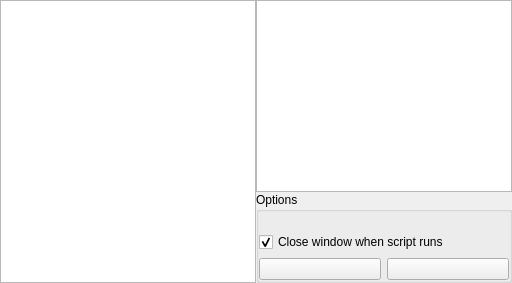
        <widget class="QWidget" name="page_Scripts">
         <layout class="QHBoxLayout" name="horizontalLayout_7">
          <property name="spacing">
           <number>0</number>
          </property>
          <property name="leftMargin">
           <number>0</number>
          </property>
          <property name="topMargin">
           <number>0</number>
          </property>
          <property name="rightMargin">
           <number>0</number>
          </property>
          <property name="bottomMargin">
           <number>0</number>
          </property>
          <item>
           <widget class="QListWidget" name="scriptListWidget">
            <property name="minimumSize">
             <size>
              <width>190</width>
              <height>0</height>
             </size>
            </property>
            <property name="focusPolicy">
             <enum>Qt::NoFocus</enum>
            </property>
            <property name="horizontalScrollBarPolicy">
             <enum>Qt::ScrollBarAlwaysOff</enum>
            </property>
           </widget>
          </item>
          <item>
           <layout class="QVBoxLayout" name="verticalLayout_8">
            <item>
             <widget class="QTextBrowser" name="scriptInfoBrowser"/>
            </item>
            <item>
             <widget class="QGroupBox" name="groupBox_8">
              <property name="title">
               <string>Options</string>
              </property>
              <layout class="QVBoxLayout" name="verticalLayout_9">
               <property name="leftMargin">
                <number>0</number>
               </property>
               <property name="topMargin">
                <number>0</number>
               </property>
               <property name="rightMargin">
                <number>0</number>
               </property>
               <property name="bottomMargin">
                <number>0</number>
               </property>
               <item>
                <widget class="QLabel" name="scriptStatusLabel">
                 <property name="text">
                  <string/>
                 </property>
                </widget>
               </item>
               <item>
                <widget class="QCheckBox" name="closeWindowAtScriptRunCheckbox">
                 <property name="text">
                  <string>Close window when script runs</string>
                 </property>
                 <property name="checked">
                  <bool>true</bool>
                 </property>
                </widget>
               </item>
               <item>
                <layout class="QHBoxLayout" name="horizontalLayout_4">
                 <item>
                  <widget class="QPushButton" name="runScriptButton">
                   <property name="enabled">
                    <bool>true</bool>
                   </property>
                   <property name="toolTip">
                    <string>Run the selected script</string>
                   </property>
                   <property name="text">
                    <string/>
                   </property>
                   <property name="icon">
                    <iconset resource="../../data/gui/guiRes.qrc">
                     <normaloff>:/graphicGui/btScriptRun-on.png</normaloff>
                     <disabledoff>:/graphicGui/btScriptRun-off.png</disabledoff>:/graphicGui/btScriptRun-on.png</iconset>
                   </property>
                  </widget>
                 </item>
                 <item>
                  <widget class="QPushButton" name="stopScriptButton">
                   <property name="enabled">
                    <bool>true</bool>
                   </property>
                   <property name="toolTip">
                    <string>Stop a running script</string>
                   </property>
                   <property name="text">
                    <string/>
                   </property>
                   <property name="icon">
                    <iconset resource="../../data/gui/guiRes.qrc">
                     <normaloff>:/graphicGui/btScriptStop-on.png</normaloff>
                     <disabledoff>:/graphicGui/btScriptStop-off.png</disabledoff>:/graphicGui/btScriptStop-on.png</iconset>
                   </property>
                  </widget>
                 </item>
                </layout>
               </item>
              </layout>
             </widget>
            </item>
           </layout>
          </item>
         </layout>
        </widget>
